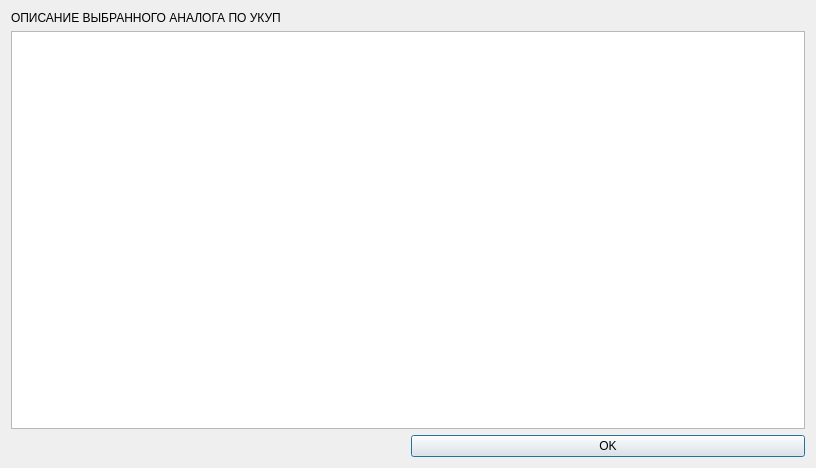
<?xml version="1.0" encoding="UTF-8"?>
<ui version="4.0">
 <class>dialog_description</class>
 <widget class="QDialog" name="dialog_description">
  <property name="geometry">
   <rect>
    <x>0</x>
    <y>0</y>
    <width>816</width>
    <height>468</height>
   </rect>
  </property>
  <property name="windowTitle">
   <string>Dialog</string>
  </property>
  <layout class="QGridLayout" name="gridLayout_2">
   <item row="0" column="0">
    <widget class="QLabel" name="label_description">
     <property name="text">
      <string>ОПИСАНИЕ ВЫБРАННОГО АНАЛОГА ПО УКУП</string>
     </property>
    </widget>
   </item>
   <item row="1" column="0" colspan="2">
    <widget class="QTableWidget" name="tableView_description">
     <property name="sizePolicy">
      <sizepolicy hsizetype="Expanding" vsizetype="Expanding">
       <horstretch>0</horstretch>
       <verstretch>0</verstretch>
      </sizepolicy>
     </property>
    </widget>
   </item>
   <item row="2" column="1">
    <widget class="QPushButton" name="pushButton_close">
     <property name="text">
      <string>OK</string>
     </property>
    </widget>
   </item>
  </layout>
 </widget>
 <resources/>
 <connections/>
</ui>
